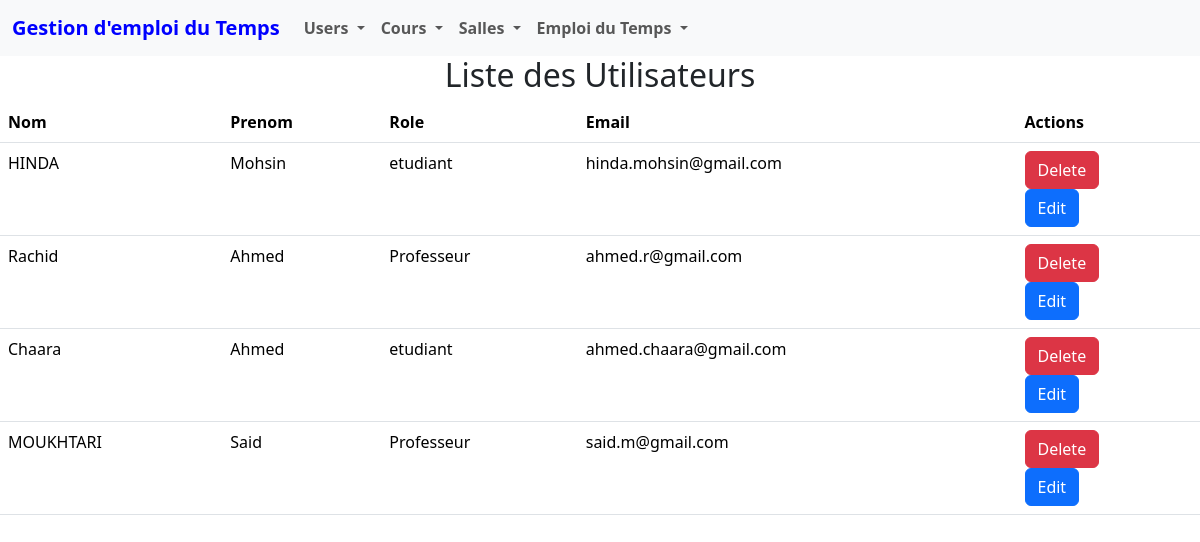
The page /users_list/ on the database its author committed.
### scheduleManagement/models.py (models this page shows)
class Utilisateur(models.Model):
    nom = models.CharField(max_length=100)
    prenom = models.CharField(max_length=100)
    role = models.CharField(max_length=100)
    email = models.EmailField()

### scheduleManagement/views.py (the view)
# urls.py: path('users_list/', views.list_utilisateurs, name='users_list'),
def list_utilisateurs(request):
    utilisateurs = Utilisateur.objects.all()  # Fetch all users
    return render(request, 'scheduleManagement/user/user_list.html', {'utilisateurs': utilisateurs})

### scheduleManagement/templates/scheduleManagement/user/user_list.html (shortened to what this page needs)
<!DOCTYPE html>
<html lang="en">
<head>
</head>
<body>
    {% include 'scheduleManagement/navbar/navbar.html' %}
    <h2 style="text-align: center;">Liste des Utilisateurs</h2>
    <table class="table">
        <thead>
            <tr>
                <th>Nom</th>
                <th>Prenom</th>
                <th>Role</th>
                <th>Email</th>
                <th>Actions</th>
            </tr>
        </thead>
        <tbody>
            {% for utilisateur in utilisateurs %}
            <tr>
                <td>{{ utilisateur.nom }}</td>
                <td>{{ utilisateur.prenom }}</td>
                <td>{{ utilisateur.role }}</td>
                <td>{{ utilisateur.email }}</td>
                <td>
                    <form method="POST" action="{% url 'delete_utilisateur' utilisateur.id %}">
                        <button type="submit" class="btn btn-danger">Delete</button>
                    </form>
                    <button type="button" class="btn btn-primary" data-bs-toggle="modal" data-bs-target="#editModal{{ utilisateur.id }}">
                        Edit
                    </button>
                </td>
            </tr>
            {% endfor %}
        </tbody>
    </table>
</body>
</html>

### rows shown on the page
Utilisateur: nom "HINDA", prenom "Mohsin", role "etudiant", email "hinda.mohsin@gmail.com"
Utilisateur: nom "Rachid", prenom "Ahmed", role "Professeur", email "ahmed.r@gmail.com"
Utilisateur: nom "Chaara", prenom "Ahmed", role "etudiant", email "ahmed.chaara@gmail.com"
Utilisateur: nom "MOUKHTARI", prenom "Said", role "Professeur", email "said.m@gmail.com"
